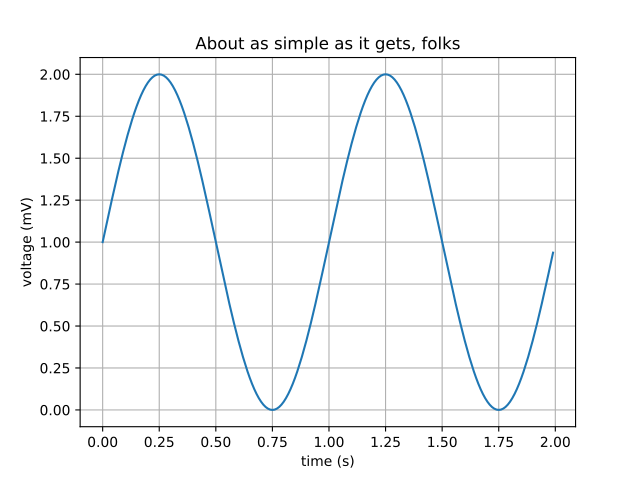

This figure's Python source:
import matplotlib
import matplotlib.pyplot as plt
import numpy as np

# Data for plotting
t = np.arange(0.0, 2.0, 0.01)
s = 1 + np.sin(2 * np.pi * t)

fig, ax = plt.subplots()
ax.plot(t, s)

ax.set(xlabel='time (s)', ylabel='voltage (mV)',
      title='About as simple as it gets, folks')
ax.grid()

plt.show()
